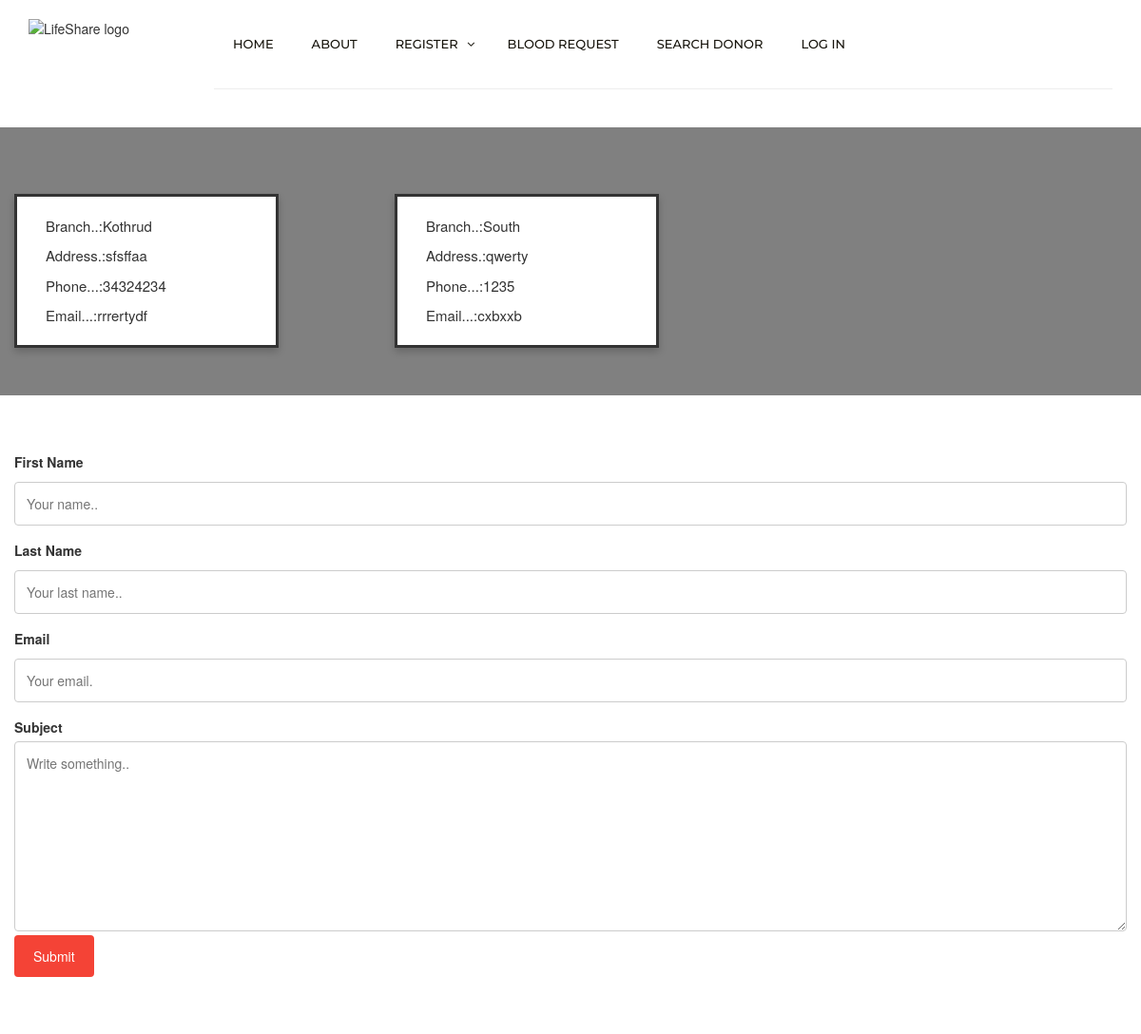
Screenshot of /contact_page.php with the database file from the repository.
### tables this page shows
CREATE TABLE IF NOT EXISTS `branch` (
  `b_id` bigint(20) NOT NULL AUTO_INCREMENT,
  `b_name` varchar(255) NOT NULL,
  `address` varchar(255) DEFAULT NULL,
  `area` varchar(255) NOT NULL,
  `phone` bigint(20) NOT NULL,
  `email` varchar(255) DEFAULT NULL,
  PRIMARY KEY (`b_id`)
);

### contact_page.php (the view, shortened to what this page needs)
<!Doctype html>
<html>
<head>
<link href="css/bootstrap.min.css" rel="stylesheet">
    <link href="css/font-awesome.min.css" rel="stylesheet">
    <link href="css/style.css" rel="stylesheet">
<link rel="stylesheet" href="css/bootstrap.min.css">
<link href="css/font-awesome.min.css" rel="stylesheet">
</head>
<body>
<div class="header">
        <div class="container">
            <div class="row">
                <div class="col-lg-2 col-md-4 col-sm-12 col-xs-12">
                    <img src="images/logo_name.png" class="img-responsive" alt="LifeShare logo" />
                </div>
                <div class="col-lg-10 col-md-4 col-sm-12 col-xs-12">
                    <div class="navigation">
                        <div id="navigation">
                            <ul>
                                <li class="active"><a href="index.html" title="Home">Home</a></li>
                                <li class=""><a href="about_us.html" title="About">About</a></li>
                                <li class="has-sub"><a href="" title="Register ">Register</a>
                                </li>
                                <li><a href="patient_request.html" title="Log In">Blood Request</a>
                                </li>
                                <li><a href="donor_search.html" title="Log In">Search Donor</a>
                                </li>
                                <li><a href="login.html" title="Log In">Log in</a>
                                </li>
                            </ul>
                        </div>
                        <hr>
                    </div>
                </div>
            </div>
        </div>
    </div>
  <div class="container-fluid cards-row" style="background:grey;">
  <div class="row">
  <?php
    include_once 'connection.php';
    $sql = "SELECT * FROM branch;";
    $res = $conn->query($sql);
    while ($row = $res->fetch_assoc()) {
      $name = $row['b_name'];
      $addr = $row['address'];
      $phone = $row['phone'];
      $email = $row['email'];
      echo '<div class="col-md-4 col-lg-4">
      <div class="card" style="border:solid;background-color:white;">
        <div class="container1">';
         echo '<p>Branch..:'.$name.'</p>';
         echo '<p>Address.:'.$addr.'</p>';
         echo '<p>Phone...:'.$phone.'</p>';
         echo '<p>Email...:'.$email.'</p>';
        echo '
        </div>
      </div>
    </div>';
    }
  ?>
    </div>
    </div>
    <div class="container-fluid">
     <form method="POST" action="<?php echo htmlspecialchars($_SERVER["PHP_SELF"]);?>">
    <label for="fname">First Name</label>
    <input type="text" id="fname" name="firstname" placeholder="Your name..">
    <label for="lname">Last Name</label>
    <input type="text" id="lname" name="lastname" placeholder="Your last name..">
    <label for="email">Email</label>
    <input type="text"  name="email" placeholder="Your email.">
    <label for="subject">Subject</label>
    <textarea id="subject" name="subject" placeholder="Write something.." style="height:200px"></textarea>
    <input type="submit" value="Submit">
  </form>
</div>
</body>
</html>

### css/style.css (style rules this page uses)
body { font-size: 16px; background-color: #fff; color: #5d5c59; font-family: 'Roboto', sans-serif; line-height: 28px; font-weight: 300; }
p { margin: 0 0 20px; }
p:last-child { margin-bottom: 0px; }
ul, ol { margin: 0; }
a { color: #fa2d2d; text-decoration: none; -webkit-transition: all 0.3s; -moz-transition: all 0.3s; transition: all 0.3s; }
hr { margin-top: 20px; margin-bottom: 20px; border: 0; border-top: 1px solid #f1f3f8; }
.header { background-color: #fff; z-index: 9999; position: relative; padding-top: 20px; padding-bottom: 20px; }
.navigation { float: right; }
#navigation, #navigation ul, #navigation ul li, #navigation ul li a, #navigation #menu-button { margin: 0; padding: 0; border: 0; list-style: none; line-height: 1; display: block; position: relative; -webkit-box-sizing: border-box; -moz-box-sizing: border-box; box-sizing: border-box; }
#navigation:after, #navigation > ul:after { content: "."; display: block; clear: both; visibility: hidden; line-height: 0; height: 0; }
#navigation { font-family: 'Montserrat', sans-serif; -webkit-font-smoothing: antialiased; text-rendering: optimizeLegibility; }
#navigation > ul > li { float: left; }
#navigation > ul > li > a { padding: 20px; font-size: 13px; color: #18150d; text-decoration: none; font-weight: 500; text-transform: uppercase; }
#navigation > ul > li.has-sub > a { padding-right: 32px; }
#navigation > ul > li.has-sub > a:before { position: absolute; right: 14px; font-family: FontAwesome; content: "\f107"; -webkit-transition: all .25s ease; -moz-transition: all .25s ease; -ms-transition: all .25s ease; -o-transition: all .25s ease; transition: all .25s ease; }
@media only screen and (max-width: 1200px) { .navigation { float: none; } }

### contact_page.php (style rules this page uses)
.container-fluid { padding: 60px 30px; }
input[type=text], select, textarea { width: 100%; padding: 12px; border: 1px solid #ccc; border-radius: 4px; box-sizing: border-box; margin-top: 6px; margin-bottom: 16px; resize: vertical; }
input[type=submit] { background-color: #f44336; color: white; padding: 12px 20px; border: none; border-radius: 4px; cursor: pointer; }
.container { border-radius: 5px; background-color: #ffffff; padding: 0px; }
.card { box-shadow: 0 4px 8px 0 rgba(1,1,0,0.2); transition: 0.3s; width: 75%; height: 50%; font-size: 15px; padding:10px 10px 10px 10px; }
.container1 { padding:10px 20px 10px 20px; }
.container-fluid { padding: 60px 50px; }
.cards-row { padding-top:70px; padding-bottom:50px; background:#eee }

### rows the page displays
branch: b_name "Kothrud", address "sfsffaa", phone "34324234", email "rrrertydf"
branch: b_name "South", address "qwerty", phone "1235", email "cxbxxb"
